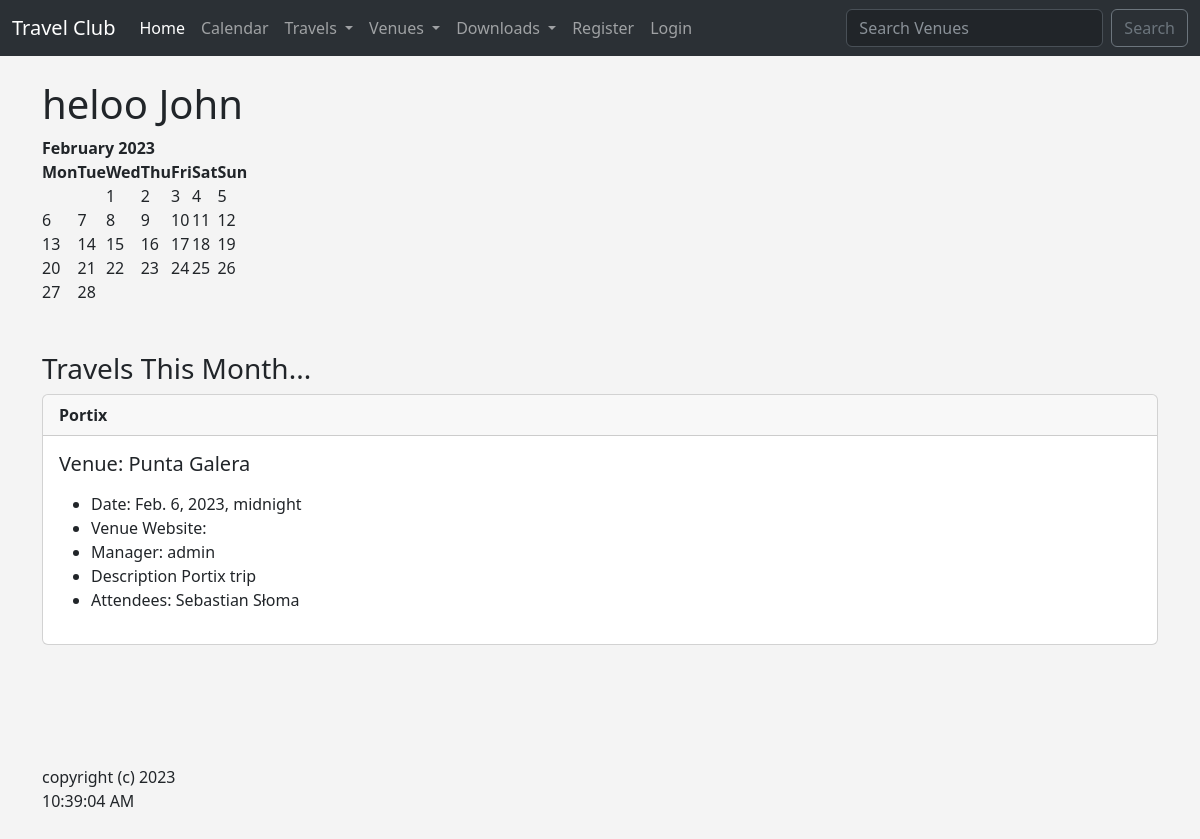
The page / on the database its author committed.
### travel/models.py (models this page shows, shortened)
class Travel(models.Model):
    name = models.CharField('Travel Name', max_length=120)
    travel_date = models.DateTimeField('Travel Date')
    venue = models.ForeignKey(
        Venue, blank=True, null=True, on_delete=models.CASCADE)
    manager = models.ForeignKey(User, blank=True, null=True, on_delete=models.SET_NULL)
    description = models.TextField(blank=True)
    attendees = models.ManyToManyField(TravelUser, blank=True)
    approved = models.BooleanField('Approved', default=False)
    def __str__(self):
        return self.name

class Venue(models.Model):
    name = models.CharField('Venue Name', max_length=120)
    address = models.CharField(max_length=300)
    zip_code = models.CharField('Zip Code', max_length=15)
    phone = models.CharField('Contact Phone', max_length=25, blank=True)
    web = models.URLField('Website Address', blank=True)
    email_address = models.EmailField('Email', blank=True)
    owner = models.IntegerField('Venue Owner', blank=False, default=1)
    venue_image = models.ImageField(null=True, blank=True, upload_to='images/')
    def __str__(self):
        return self.name

class TravelUser(models.Model):
    first_name = models.CharField(max_length=30)
    last_name = models.CharField(max_length=30)
    email = models.EmailField('User Email')
    def __str__(self):
        return self.first_name + ' ' + self.last_name

### travel/views.py (the view)
# urls.py: path('', views.home, name='home'),
def home(request, year=datetime.now().year, month=datetime.now().strftime('%B')):
    name = 'John'
    month = month.title()
    month_number = list(calendar.month_name).index(month)
    month_number = int(month_number)
    cal = HTMLCalendar().formatmonth(
        year,
        month_number
    )
    now = datetime.now()
    current_year = now.year
    travel_list = Travel.objects.filter(
        travel_date__year = year,
        travel_date__month = month_number
    )
    time = now.strftime('%I:%M:%S %p')
    return render(request, 'travel/home.html', {
        'name': name,
        'year': year,
        'month': month,
        'month_number': month_number,
        'cal': cal,
        'current_year': current_year,
        'time': time,
        'travel_list': travel_list,
    })

### travel/templates/travel/home.html (shortened to what this page needs)
{% extends 'travel/base.html' %}
{% block content %}
    <h1>heloo {{ name }}</h1>
    {{ cal|safe }}
    <br><br>
    <h3>Travels This Month...</h3>
    {% if travel_list %}
        {% for travel in travel_list %}
        <div class="card">
            <div class="card-header">
                <strong>{{ travel }}</strong>
            </div>
            <div class="card-body">
              <h5 class="card-title">Venue: {{ travel.venue }}</h5>
              <p class="card-text">
                <ul>
                    <li>Date: {{ travel.travel_date }} </li>
                    <li>Venue Website: {{ travel.venue.web }} </li>
                    <li>Manager: {{ travel.manager }} </li>
                    <li>Description {{ travel.description }} </li>
                    <li>Attendees:
                    {% for user in travel.attendees.all %}
                    {{ user }}
                    {% endfor %}
                </li>
                </ul>
              </p>
            </div>
          </div>
          <br>
            <br>
        {% endfor %}
    {% else %}
    Sorry...There are no events this month...
    {% endif %}
    <br><br><br>
    copyright (c) {{ current_year }} <br> {{ time }}
    <br><br><br>
{% endblock %}

### travel/templates/travel/base.html (style rules this page uses)
body { background: #f4f4f4 ; }

### rows shown on the page
Travel: name "Portix", venue "Punta Galera", travel_date "Feb. 6, 2023, midnight", manager "admin", description "Portix trip"
TravelUser: first_name+last_name "Sebastian Słoma"

### other values the page prints
{{ name }} "John"
{{ cal|safe }} "February 2023 Mon Tue Wed Thu Fri Sat Sun 1 2 3 4 5 6 7 8 9 10 11 12 13 14 15 16 17 18 19 20 21 22 23 24 25 26 27 28"
